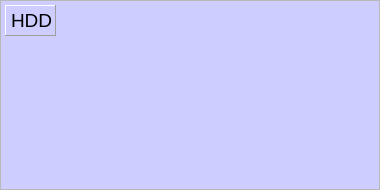
<?xml version="1.0" encoding="UTF-8"?>
<ui version="4.0">
 <class>HddStatus</class>
 <widget class="QTextBrowser" name="HddStatus">
  <property name="geometry">
   <rect>
    <x>0</x>
    <y>0</y>
    <width>380</width>
    <height>190</height>
   </rect>
  </property>
  <property name="palette">
   <palette>
    <active>
     <colorrole role="Base">
      <brush brushstyle="SolidPattern">
       <color alpha="255">
        <red>205</red>
        <green>205</green>
        <blue>255</blue>
       </color>
      </brush>
     </colorrole>
    </active>
    <inactive>
     <colorrole role="Base">
      <brush brushstyle="SolidPattern">
       <color alpha="255">
        <red>205</red>
        <green>205</green>
        <blue>255</blue>
       </color>
      </brush>
     </colorrole>
    </inactive>
    <disabled>
     <colorrole role="Base">
      <brush brushstyle="SolidPattern">
       <color alpha="255">
        <red>239</red>
        <green>235</green>
        <blue>231</blue>
       </color>
      </brush>
     </colorrole>
    </disabled>
   </palette>
  </property>
  <property name="windowTitle">
   <string>Frame</string>
  </property>
  <property name="frameShape">
   <enum>QFrame::StyledPanel</enum>
  </property>
  <property name="frameShadow">
   <enum>QFrame::Raised</enum>
  </property>
  <widget class="QLabel" name="label">
   <property name="geometry">
    <rect>
     <x>5</x>
     <y>5</y>
     <width>51</width>
     <height>31</height>
    </rect>
   </property>
   <property name="font">
    <font>
     <family>Ubuntu</family>
     <pointsize>14</pointsize>
     <weight>50</weight>
     <italic>false</italic>
     <bold>false</bold>
    </font>
   </property>
   <property name="frameShape">
    <enum>QFrame::Panel</enum>
   </property>
   <property name="frameShadow">
    <enum>QFrame::Raised</enum>
   </property>
   <property name="lineWidth">
    <number>1</number>
   </property>
   <property name="text">
    <string>HDD</string>
   </property>
  </widget>
 </widget>
 <resources/>
 <connections/>
</ui>
